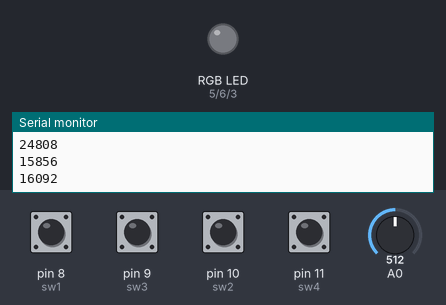
A sketch run on a simulated Arduino Uno, built with avr-gcc and run on an emulated ATmega328P. Shown: an RGB LED mixed from three pins (HIGH = lit), the last lines printed to the serial monitor. Inputs (shaded band) come from the test bench; at power-on: pin 8 (sw1), pin 9 (sw3), pin 10 (sw2), pin 11 (sw4) HIGH, A0 = 512. Random numbers use the default seed unless the sketch sets one.

Above: at 1.2 s.
1.3 s: pin 8 (sw1) pulled LOW for 0.15 s
At 1.4 s:
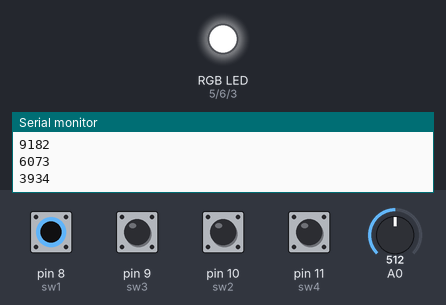
4.4 s: pin 9 (sw3) pulled LOW for 0.15 s
At 6.6 s:
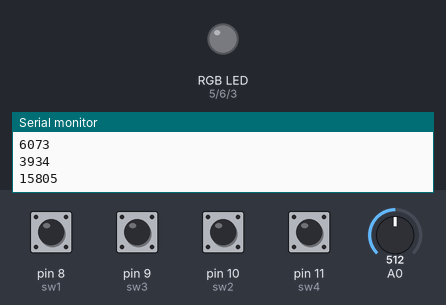
7.4 s: pin 10 (sw2) pulled LOW for 0.15 s
At 8.7 s:
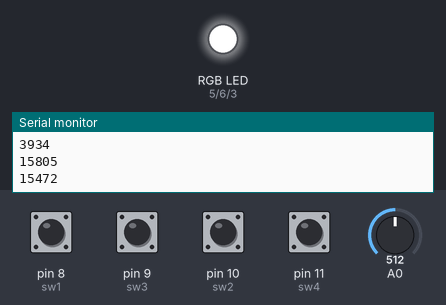
10.4 s: pin 11 (sw4) pulled LOW for 0.15 s
At 11.2 s:
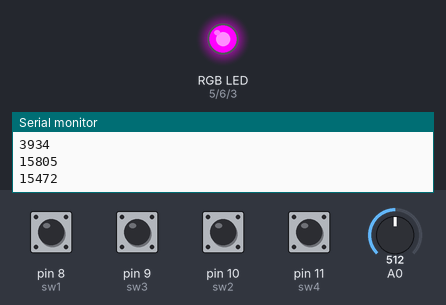
12.9 s: pin 8 (sw1) pulled LOW for 1 s
At 17.2 s:
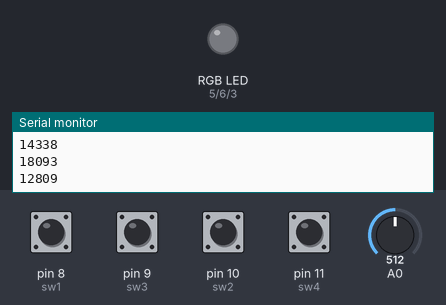
Timing chart, 0 to 17.5 s (numbered marks = the images above; inputs shaded):
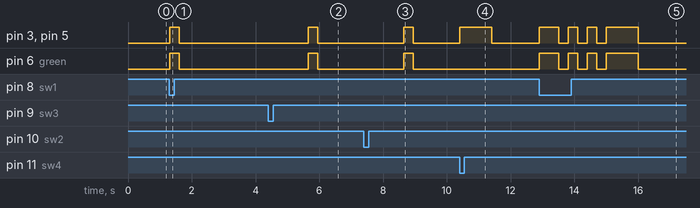

Measured:
- after the input at 1.3 s, pin 3 (blue), pin 5 (red), pin 6 (green): LOW → HIGH at once, → LOW 0.30 s later
- after the input at 4.4 s, pin 3 (blue), pin 5 (red): LOW → HIGH after 1.3 s, → LOW 0.30 s later
- after the input at 7.4 s, pin 3 (blue), pin 5 (red), pin 6 (green): LOW → HIGH after 1.3 s, → LOW 0.30 s later
- after the input at 10.4 s, pin 3 (blue), pin 5 (red): LOW → HIGH at once, → LOW 1.0 s later
- after the input at 12.9 s, pin 3 (blue), pin 5 (red), pin 6 (green): LOW → HIGH at once, then repeats every 0.60 s: LOW 0.30 s, HIGH 0.30 s

The sketch:

Arduino_reaktiopeli.ino
```cpp
const uint8_t blue = 3;
const uint8_t red = 5;
const uint8_t green = 6;

const uint8_t sw1 = 8;
const uint8_t sw2 = 10;
const uint8_t sw3 = 9;
const uint8_t sw4 = 11;

long RGN;
unsigned long lasttime = 0;
unsigned long bluewin = 0;
unsigned long redwin = 0;

unsigned long redcomp = 1;
unsigned long bluecomp = 1;

unsigned long uuspeli = 0;

void (*resetFunc)(void) = 0;

void setup() {
  Serial.begin(9600);

  pinMode(blue, OUTPUT);
  pinMode(red, OUTPUT);
  pinMode(green, OUTPUT);

  pinMode(sw1, INPUT_PULLUP);
  pinMode(sw2, INPUT_PULLUP);
  pinMode(sw3, INPUT_PULLUP);
  pinMode(sw4, INPUT_PULLUP);

  digitalWrite(sw1, HIGH);
  digitalWrite(sw2, HIGH);
  digitalWrite(sw3, HIGH);
  digitalWrite(sw4, HIGH);

  digitalWrite(blue, LOW);
  digitalWrite(red, LOW);
  digitalWrite(green, LOW);

  randomSeed(analogRead(0));
}

void loop() {
  int potikka = analogRead(A0);
  RGN = random(5000) * 0.01 * (potikka + 1);
  Serial.println(RGN);
  if (digitalRead(sw1) == LOW) {
    uuspeli = 1;
  }
  if (redwin == 3) {
    while (true) {
      digitalWrite(red, HIGH);
      if (digitalRead(sw4) == LOW) {
        digitalWrite(green, LOW);
        digitalWrite(red, HIGH);
        digitalWrite(blue, HIGH);
        delay(1000);
        resetFunc();
      }
    }
  }

if (bluewin == 3) {
    while (true) {
      digitalWrite(blue, HIGH);
      if (digitalRead(sw4) == LOW) {
        digitalWrite(green, LOW);
        digitalWrite(red, HIGH);
        digitalWrite(blue, HIGH);
        delay(1000);
        resetFunc();
      }
    }
  }

  if (uuspeli == 1) {
    digitalWrite(blue, HIGH);
    digitalWrite(red, HIGH);
    digitalWrite(green, HIGH);
    delay(300);
    digitalWrite(blue, LOW);
    digitalWrite(red, LOW);
    digitalWrite(green, LOW);
    odotus();
  }
  if (digitalRead(green) == 1) {
    digitalWrite(green, LOW);
  }
}

void odotus(void) {
  while (true) {
    unsigned long time = millis();
    if (digitalRead(sw1) == LOW) {
      uuspeli = 0;
      digitalWrite(blue, HIGH);
      digitalWrite(red, HIGH);
      digitalWrite(green, HIGH);
      delay(300);
      digitalWrite(blue, LOW);
      digitalWrite(red, LOW);
      digitalWrite(green, LOW);
      delay(300);
      digitalWrite(blue, HIGH);
      digitalWrite(red, HIGH);
      digitalWrite(green, HIGH);
      delay(300);
      digitalWrite(blue, LOW);
      digitalWrite(red, LOW);
      digitalWrite(green, LOW);
      delay(300);
      digitalWrite(blue, HIGH);
      digitalWrite(red, HIGH);
      digitalWrite(green, HIGH);
      delay(300);
      digitalWrite(blue, LOW);
      digitalWrite(red, LOW);
      digitalWrite(green, LOW);
      delay(300);
      digitalWrite(blue, HIGH);
      digitalWrite(red, HIGH);
      digitalWrite(green, HIGH);
      delay(1000);
      digitalWrite(blue, LOW);
      digitalWrite(red, LOW);
      digitalWrite(green, LOW);
      break;
    }
    if (uuspeli == 1) {
      uuspeli = 0;
      lasttime = time;
    }
    if (time - lasttime >= (500 + RGN)) {
      lasttime = time;
      peli();
      break;
    }

    if (digitalRead(sw2) == LOW) {
      int puna = 255;

      while (true) {
        analogWrite(red, puna);
        puna = puna - 1;
        delay(5);
        if (puna <= 5) {
          digitalWrite(red, LOW);
          break;
        }
      }
      redcomp = 0;
      lasttime = time;
      uuspeli = 1;
      break;
    }

    if (digitalRead(sw3) == LOW) {
      int sini = 255;

      while (true) {
        analogWrite(blue, sini);
        sini = sini - 1;
        delay(5);
        if (sini <= 5) {
          digitalWrite(blue, LOW);
          break;
        }
      }
      bluecomp = 0;
      lasttime = time;
      uuspeli = 1;
      break;
    }

    if (digitalRead(sw4) == LOW) {
      digitalWrite(green, LOW);
      digitalWrite(red, HIGH);
      digitalWrite(blue, HIGH);
      delay(1000);
      resetFunc();
    }
  }
}

void peli(void) {
  while (true) {
    digitalWrite(green, HIGH);

    if ((digitalRead(sw2) == LOW) && redcomp == 1) {
      redwin = redwin + 1;
      digitalWrite(green, LOW);
      int loopnum = 0;
      while (true) {
        digitalWrite(red, HIGH);
        delay(200);
        digitalWrite(red, LOW);
        delay(200);
        loopnum = loopnum + 1;
        if (loopnum == redwin) {
          break;
        }
      }
      delay(500);
      digitalWrite(red, HIGH);
      delay(1000);
      digitalWrite(red, LOW);
      break;
    }

    if ((digitalRead(sw3) == LOW) && bluecomp == 1) {
      bluewin = bluewin + 1;
      digitalWrite(green, LOW);
      int loopnum = 0;
      while (true) {
        digitalWrite(blue, HIGH);
        delay(200);
        digitalWrite(blue, LOW);
        delay(200);
        loopnum = loopnum + 1;
        if (loopnum == bluewin) {
          break;
        }
      }
      delay(500);
      digitalWrite(blue, HIGH);
      delay(1000);
      digitalWrite(blue, LOW);
      break;
    }

    if (digitalRead(sw4) == LOW) {
      digitalWrite(green, LOW);
      digitalWrite(red, HIGH);
      digitalWrite(blue, HIGH);
      delay(1000);
      resetFunc();
    }
    if ((redcomp == 0) && (bluecomp == 0)) {
      break;
    }
  }
  bluecomp = 1;
  redcomp = 1;
  uuspeli = 1;
}
```
